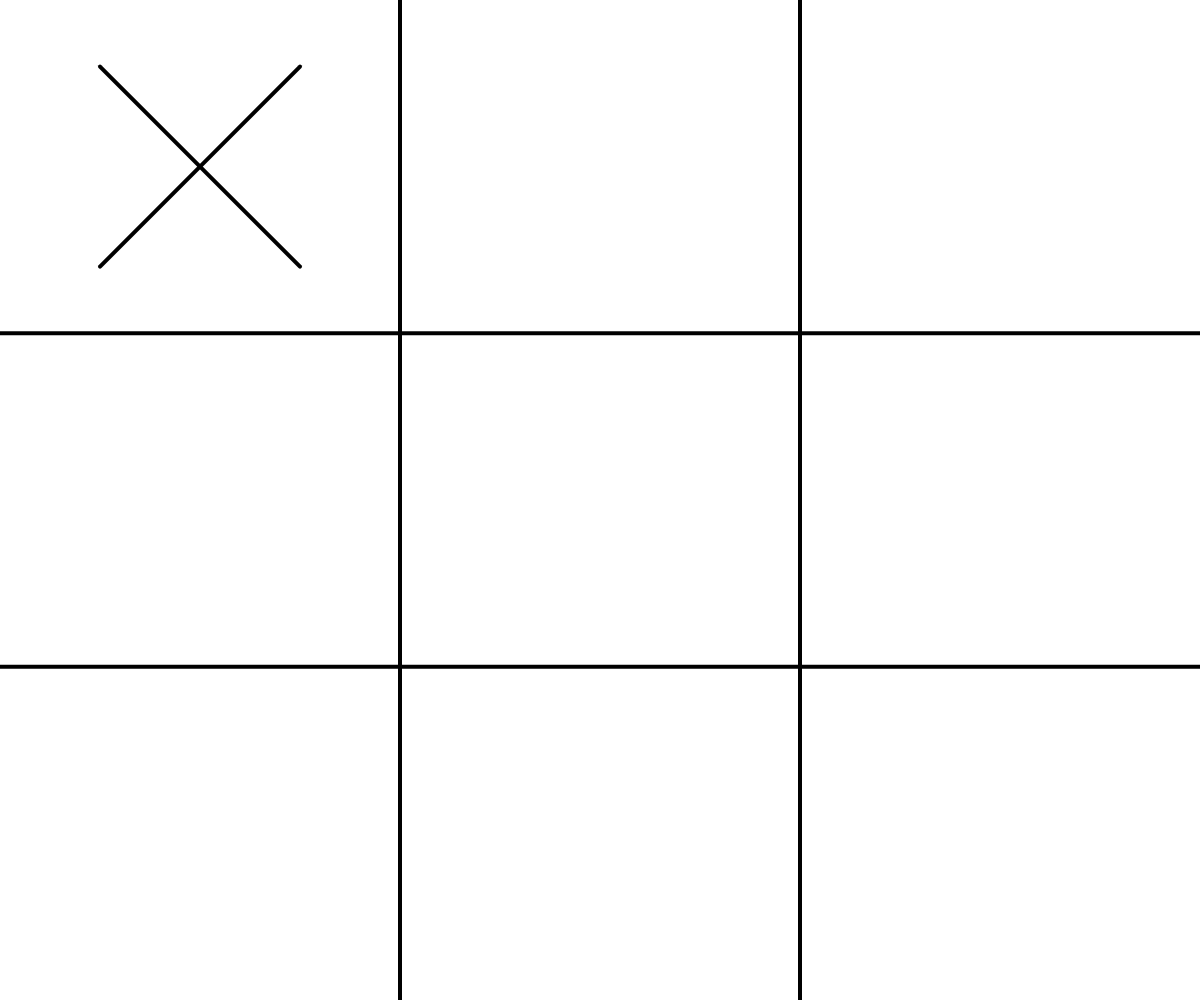
Frame 1 (no input)
Frame 60 (no input): identical to frame 1, image omitted
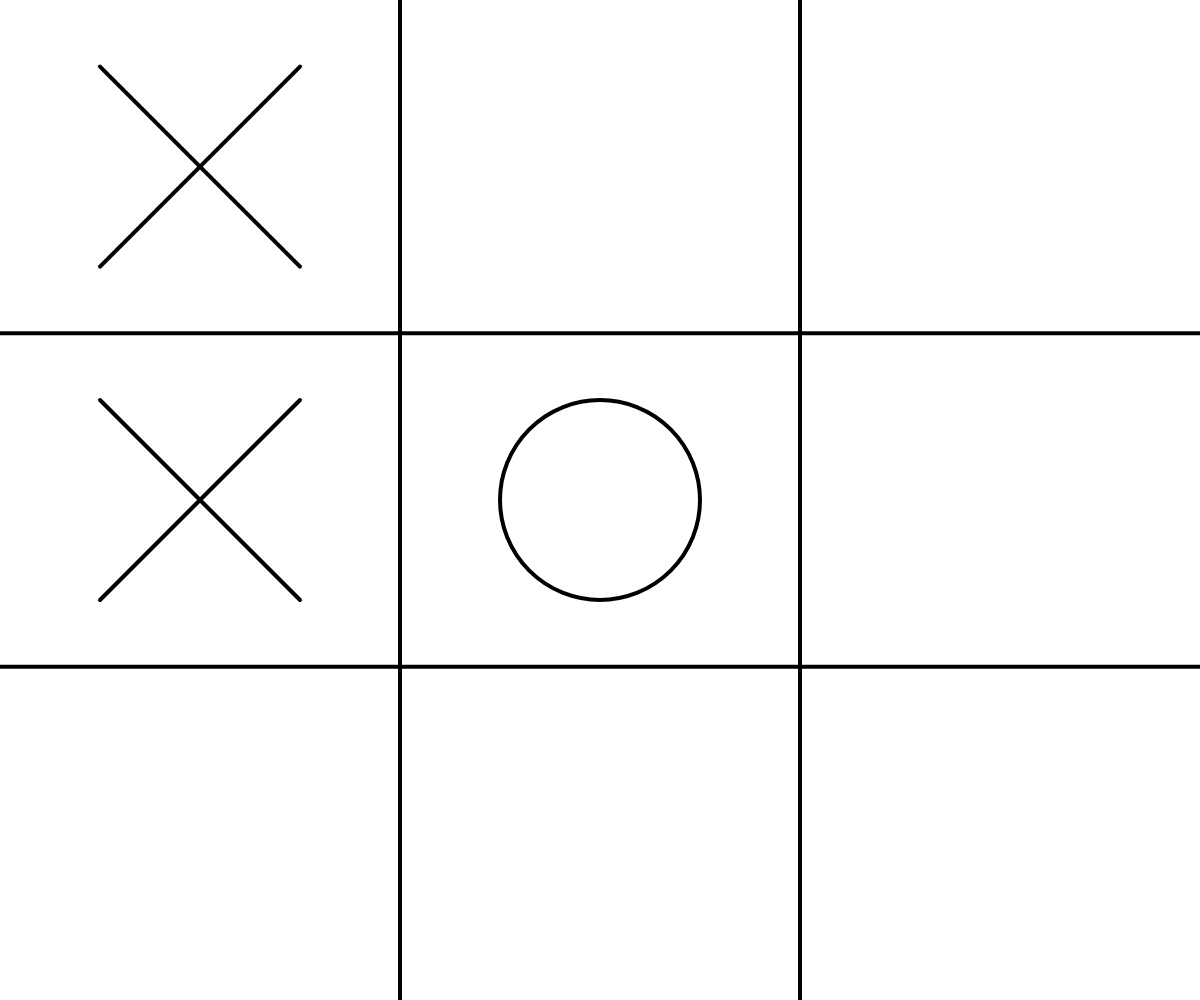
Frame 120 (the mouse pressed at the canvas centre since frame 60)

The p5.js sketch that drew these frames (run headless with seeded random() and noise() and a simulated clock; from frame 60 on, the mouse is pressed at the canvas centre):

// p5.js sketch
// ── sketch.js


let board = [
    ['', '', ''],
    ['', '', ''],
    ['', '', '']
  ];
  
  let w; 
  let h; 
  
  let ai = 'X';
  let human = 'O';
  let currentPlayer = human;
  
  function setup() {
    createCanvas(windowWidth,windowHeight);
    w = width / 3;
    h = height / 3;
    bestMove();
  }
  
  function equals3(a, b, c) {
    return a == b && b == c && a != '';
  }
  
  function checkWinner() {
    let winner = null;
  
    // horizontal
    for (let i = 0; i < 3; i++) {
      if (equals3(board[i][0], board[i][1], board[i][2])) {
        winner = board[i][0];
      }
    }
  
    // Vertical
    for (let i = 0; i < 3; i++) {
      if (equals3(board[0][i], board[1][i], board[2][i])) {
        winner = board[0][i];
      }
    }
  
    // Diagonal
    if (equals3(board[0][0], board[1][1], board[2][2])) {
      winner = board[0][0];
    }
    if (equals3(board[2][0], board[1][1], board[0][2])) {
      winner = board[2][0];
    }
  
    let openSpots = 0;
    for (let i = 0; i < 3; i++) {
      for (let j = 0; j < 3; j++) {
        if (board[i][j] == '') {
          openSpots++;
        }
      }
    }
  
    if (winner == null && openSpots == 0) {
      return 'tie';
    } else {
      return winner;
    }
  }
  
  function mousePressed() {
    if (currentPlayer == human) {
      // Human make turn
      let i = floor(mouseX / w);
      let j = floor(mouseY / h);
      // If valid turn
      if (board[i][j] == '') {
        board[i][j] = human;
        currentPlayer = ai;
        bestMove();
      }
    }
  }
  
  function draw() {
    background(255);
    strokeWeight(4);
  
    line(w, 0, w, height);
    line(w * 2, 0, w * 2, height);
    line(0, h, width, h);
    line(0, h * 2, width, h * 2);
  
    for (let j = 0; j < 3; j++) {
      for (let i = 0; i < 3; i++) {
        let x = w * i + w / 2;
        let y = h * j + h / 2;
        let spot = board[i][j];
        textSize(32);
        let r = w / 4;
        if (spot == human) {
          noFill();
          ellipse(x, y, r * 2);
        } else if (spot == ai) {
          line(x - r, y - r, x + r, y + r);
          line(x + r, y - r, x - r, y + r);
        }
      }
    }
  
    let result = checkWinner();
    if (result != null) {
      noLoop();
      let resultP = createP('');
      resultP.style('font-size', '32pt');
      if (result == 'tie') {
        resultP.html('Tie!');
      } else {
        resultP.html(`${result} wins!`);
      }
    }
  }
  
// ── alphabeta.js

function bestMove() {
    // AI to make its turn
    let bestScore = -Infinity;
    let move;
    for (let i = 0; i < 3; i++) {
      for (let j = 0; j < 3; j++) {
        
        if (board[i][j] == '') {
          board[i][j] = ai;
          let score = minimax(board, 0,-Infinity,+Infinity,false);
          board[i][j] = '';
          if (score > bestScore) {
            bestScore = score;
            move = { i, j };
          }
        }
      }
    }
    board[move.i][move.j] = ai;
    currentPlayer = human;
  }
  
  let scores = {
    X: 10,
    O: -10,
    tie: 0
  };
  
  function minimax(board, depth,alpha,beta, isMaximizing) {
    let result = checkWinner();
    if (result !== null) {
      return scores[result];
    }
  
    if (isMaximizing) {
      let bestScore = -Infinity;
      for (let i = 0; i < 3; i++) {
        for (let j = 0; j < 3; j++) {
         
          if (board[i][j] == '') {
            board[i][j] = ai;
            let score = minimax(board, depth + 1,alpha,beta,false);
            board[i][j] = '';
            bestScore = max(score, bestScore);
            alpha=max(score,alpha)
            if(beta<=alpha)break;
          }
        }
      }
      return bestScore;
    } else {
      let bestScore = Infinity;
      for (let i = 0; i < 3; i++) {
        for (let j = 0; j < 3; j++) {
         
          if (board[i][j] == '') {
            board[i][j] = human;
            let score = minimax(board, depth + 1,alpha,beta, true);
            board[i][j] = '';
            bestScore = min(score, bestScore);
            beta=min(score,beta)
            if(beta<=alpha)break;
          }
        }
      }
      return bestScore;
    }
  }
  
